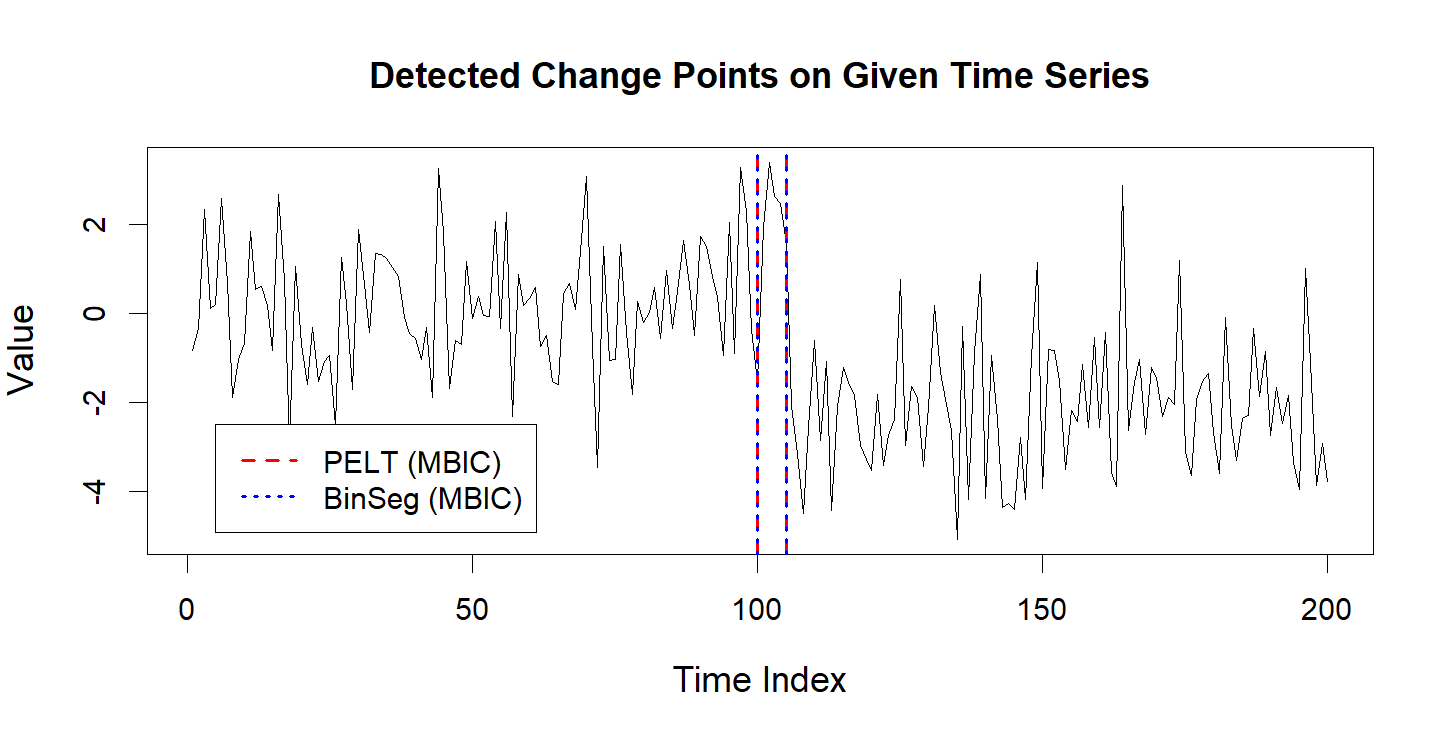

The R source for this figure:
##########################################################
# 0) LOAD PACKAGES
##########################################################
library(changepoint)

##########################################################
# 1) Data Generation: Two Close Mean Shifts
##########################################################
simulate_data_two_close_cps <- function(
    n         = 200,           # total length of the series
    first_cp  = 100,           # location of first CP
    gap       = 5,             # distance to second CP (second CP at first_cp+gap)
    means     = c(0, 3, -2),   # means for three segments
    sds       = c(0.5, 0.5, 0.5)  # standard deviations for three segments
) {
  # Segments: 
  # 1: indices 1:first_cp
  # 2: indices (first_cp+1):(first_cp+gap)
  # 3: indices (first_cp+gap+1):n
  seg_lens <- c(first_cp, gap, n - first_cp - gap)
  data_vec <- unlist(mapply(rnorm, seg_lens, means, sds, SIMPLIFY = FALSE))
  return(data_vec)
}

##########################################################
# 2) Detection Functions for PELT and BinSeg
##########################################################
detect_pelt <- function(data, penalty = "MBIC") {
  cpt.mean(data, method = "PELT", penalty = penalty)
}

detect_binseg <- function(data, penalty = "MBIC") {
  cpt.mean(data, method = "BinSeg", penalty = penalty)
}

##########################################################
# 3) Helper Function: Check if Two Close CPs Were Detected
##########################################################
check_two_close_cps <- function(
    detected_cps,
    cp1 = 100,    # expected CP1
    cp2 = 105,    # expected CP2 (first_cp + gap; default gap = 5)
    tol = 2       # tolerance: ±2 indices
) {
  near_cp1 <- any(detected_cps >= (cp1 - tol) & detected_cps <= (cp1 + tol))
  near_cp2 <- any(detected_cps >= (cp2 - tol) & detected_cps <= (cp2 + tol))
  return(near_cp1 && near_cp2)
}

##########################################################
# 4) Repeated Simulation Functions
##########################################################
# For PELT:
simulate_two_close_cps_pelt <- function(
    times     = 100,
    n         = 200,
    first_cp  = 100,
    gap       = 5,
    means     = c(0, 3, -2),
    sds       = c(1.5, 1.5, 1.5),  # high noise example
    penalty   = "MBIC",
    match_tol = 2
) {
  results <- data.frame(
    found_cps      = integer(times),
    separated_2cps = logical(times)
  )
  
  for (i in seq_len(times)) {
    data_i <- simulate_data_two_close_cps(n, first_cp, gap, means, sds)
    fit_i <- detect_pelt(data_i, penalty = penalty)
    detected_cps <- cpts(fit_i)
    results$found_cps[i] <- length(detected_cps)
    results$separated_2cps[i] <- check_two_close_cps(detected_cps, cp1 = first_cp, cp2 = first_cp + gap, tol = match_tol)
  }
  return(results)
}

# For BinSeg:
simulate_two_close_cps_binseg <- function(
    times     = 100,
    n         = 200,
    first_cp  = 100,
    gap       = 5,
    means     = c(0, 3, -2),
    sds       = c(1.5, 1.5, 1.5),  # high noise example
    penalty   = "MBIC",
    match_tol = 2
) {
  results <- data.frame(
    found_cps      = integer(times),
    separated_2cps = logical(times)
  )
  
  for (i in seq_len(times)) {
    data_i <- simulate_data_two_close_cps(n, first_cp, gap, means, sds)
    fit_i <- detect_binseg(data_i, penalty = penalty)
    detected_cps <- cpts(fit_i)
    results$found_cps[i] <- length(detected_cps)
    results$separated_2cps[i] <- check_two_close_cps(detected_cps, cp1 = first_cp, cp2 = first_cp + gap, tol = match_tol)
  }
  return(results)
}

##########################################################
# 5) Loop Through Gap Values (1 to 10) for Each Penalty and Method
##########################################################
gap_values <- 1:10
n_runs     <- 200   # simulations per gap
means_used <- c(0, 3, -2)
sds_used   <- c(1.5, 1.5, 1.5)

# Initialize result vectors for PELT
prop_correct_AIC_pelt  <- numeric(length(gap_values))
avg_found_AIC_pelt     <- numeric(length(gap_values))
prop_correct_BIC_pelt  <- numeric(length(gap_values))
avg_found_BIC_pelt     <- numeric(length(gap_values))
prop_correct_MBIC_pelt <- numeric(length(gap_values))
avg_found_MBIC_pelt    <- numeric(length(gap_values))

# Initialize result vectors for BinSeg
prop_correct_AIC_binseg  <- numeric(length(gap_values))
avg_found_AIC_binseg     <- numeric(length(gap_values))
prop_correct_BIC_binseg  <- numeric(length(gap_values))
avg_found_BIC_binseg     <- numeric(length(gap_values))
prop_correct_MBIC_binseg <- numeric(length(gap_values))
avg_found_MBIC_binseg    <- numeric(length(gap_values))

for (i in seq_along(gap_values)) {
  gap_val <- gap_values[i]
  
  # For PELT:
  # AIC
  sim_res_aic_pelt <- simulate_two_close_cps_pelt(
    times     = n_runs,
    n         = 200,
    first_cp  = 100,
    gap       = gap_val,
    means     = means_used,
    sds       = sds_used,
    penalty   = "AIC",
    match_tol = 2
  )
  prop_correct_AIC_pelt[i] <- mean(sim_res_aic_pelt$separated_2cps)
  avg_found_AIC_pelt[i]    <- mean(sim_res_aic_pelt$found_cps)
  
  # BIC
  sim_res_bic_pelt <- simulate_two_close_cps_pelt(
    times     = n_runs,
    n         = 200,
    first_cp  = 100,
    gap       = gap_val,
    means     = means_used,
    sds       = sds_used,
    penalty   = "BIC",
    match_tol = 2
  )
  prop_correct_BIC_pelt[i] <- mean(sim_res_bic_pelt$separated_2cps)
  avg_found_BIC_pelt[i]    <- mean(sim_res_bic_pelt$found_cps)
  
  # MBIC
  sim_res_mbic_pelt <- simulate_two_close_cps_pelt(
    times     = n_runs,
    n         = 200,
    first_cp  = 100,
    gap       = gap_val,
    means     = means_used,
    sds       = sds_used,
    penalty   = "MBIC",
    match_tol = 2
  )
  prop_correct_MBIC_pelt[i] <- mean(sim_res_mbic_pelt$separated_2cps)
  avg_found_MBIC_pelt[i]    <- mean(sim_res_mbic_pelt$found_cps)
  
  # For BinSeg:
  # AIC
  sim_res_aic_binseg <- simulate_two_close_cps_binseg(
    times     = n_runs,
    n         = 200,
    first_cp  = 100,
    gap       = gap_val,
    means     = means_used,
    sds       = sds_used,
    penalty   = "AIC",
    match_tol = 2
  )
  prop_correct_AIC_binseg[i] <- mean(sim_res_aic_binseg$separated_2cps)
  avg_found_AIC_binseg[i]    <- mean(sim_res_aic_binseg$found_cps)
  
  # BIC
  sim_res_bic_binseg <- simulate_two_close_cps_binseg(
    times     = n_runs,
    n         = 200,
    first_cp  = 100,
    gap       = gap_val,
    means     = means_used,
    sds       = sds_used,
    penalty   = "BIC",
    match_tol = 2
  )
  prop_correct_BIC_binseg[i] <- mean(sim_res_bic_binseg$separated_2cps)
  avg_found_BIC_binseg[i]    <- mean(sim_res_bic_binseg$found_cps)
  
  # MBIC
  sim_res_mbic_binseg <- simulate_two_close_cps_binseg(
    times     = n_runs,
    n         = 200,
    first_cp  = 100,
    gap       = gap_val,
    means     = means_used,
    sds       = sds_used,
    penalty   = "MBIC",
    match_tol = 2
  )
  prop_correct_MBIC_binseg[i] <- mean(sim_res_mbic_binseg$separated_2cps)
  avg_found_MBIC_binseg[i]    <- mean(sim_res_mbic_binseg$found_cps)
}

##########################################################
# 7) Plot the Results for PELT
##########################################################
par(mfrow = c(1,2))

# PELT: Fraction of runs with both CPs detected vs. Gap Value
plot(gap_values, prop_correct_AIC_pelt, type="b", pch=16, col="red",
     ylim=c(0,1), xlab="Gap Value", 
     ylab="Fraction of Runs with 2 CPs Detected",
     main="PELT Detection Success")
lines(gap_values, prop_correct_BIC_pelt, type="b", pch=16, col="green")
lines(gap_values, prop_correct_MBIC_pelt, type="b", pch=16, col="blue")
legend("bottomright", legend=c("AIC","BIC","MBIC"),
       col=c("red","green","blue"), lty=1, pch=16, cex=1, bty="n")

# PELT: Average # of CPs vs. Gap Value
plot(gap_values, avg_found_AIC_pelt, type="b", pch=16, col="red",
     ylim=c(0, max(avg_found_AIC_pelt, avg_found_BIC_pelt, avg_found_MBIC_pelt)), 
     xlab="Gap Value", ylab="Average No. of CPs Detected",
     main="PELT: Avg CPs")
lines(gap_values, avg_found_BIC_pelt, type="b", pch=16, col="green")
lines(gap_values, avg_found_MBIC_pelt, type="b", pch=16, col="blue")
legend("right", legend=c("AIC","BIC","MBIC"),
       col=c("red","green","blue"), lty=1, pch=16, cex=1, bty="n")

##########################################################
# 8) Plot the Results for BinSeg
##########################################################
par(mfrow = c(1,2))

# BinSeg: Fraction of runs with both CPs detected vs. Gap Value
plot(gap_values, prop_correct_AIC_binseg, type="b", pch=16, col="red",
     ylim=c(0,1), xlab="Gap Value", 
     ylab="Fraction of Runs with 2 CPs Detected",
     main="BinSeg Detection Success")
lines(gap_values, prop_correct_BIC_binseg, type="b", pch=16, col="green")
lines(gap_values, prop_correct_MBIC_binseg, type="b", pch=16, col="blue")
legend("bottomright", legend=c("AIC","BIC","MBIC"),
       col=c("red","green","blue"), lty=1, pch=16, cex=1, bty="n")

# BinSeg: Average # of CPs vs. Gap Value
plot(gap_values, avg_found_AIC_binseg, type="b", pch=16, col="red",
     ylim=c(0, max(avg_found_AIC_binseg, avg_found_BIC_binseg, avg_found_MBIC_binseg)), 
     xlab="Gap Value", ylab="Average No. of CPs Detected",
     main="BinSeg: Avg CPs")
lines(gap_values, avg_found_BIC_binseg, type="b", pch=16, col="green")
lines(gap_values, avg_found_MBIC_binseg, type="b", pch=16, col="blue")
legend("bottomright", legend=c("AIC","BIC","MBIC"),
       col=c("red","green","blue"), lty=1, pch=16, cex=1, bty="n")




##########################################################
# Visualize Detected Change Points on a Single Time Series
##########################################################
set.seed(123)
# Generate one example dataset with two close CPs
example_data <- simulate_data_two_close_cps(
  n = 200,
  first_cp = 100,
  gap = 5,              # Adjust gap as needed
  means = c(0, 3, -2),
  sds = c(1.5, 1.5, 1.5)  # Higher noise example
)

# Detect CPs using PELT with MBIC penalty
fit_pelt <- detect_pelt(example_data, penalty = "MBIC")
cp_pelt <- cpts(fit_pelt)

# Detect CPs using BinSeg with MBIC penalty
fit_binseg <- detect_binseg(example_data, penalty = "MBIC")
cp_binseg <- cpts(fit_binseg)

# Plot the time series
plot(example_data, type = "l", 
     main = "Detected Change Points on Given Time Series",
     xlab = "Time Index", ylab = "Value", cex.lab = 1.2, cex.main = 1.2)

# Overlay PELT detected CPs (red dashed lines)
abline(v = cp_pelt, col = "red", lwd = 2, lty = 2)

# Overlay BinSeg detected CPs (blue dotted lines)
abline(v = cp_binseg, col = "blue", lwd = 2, lty = 3)

# Add a legend
legend(x=5,y=-2.5, legend = c("PELT (MBIC)", "BinSeg (MBIC)"),
       col = c("red", "blue"), lty = c(2,3), lwd = 2)
